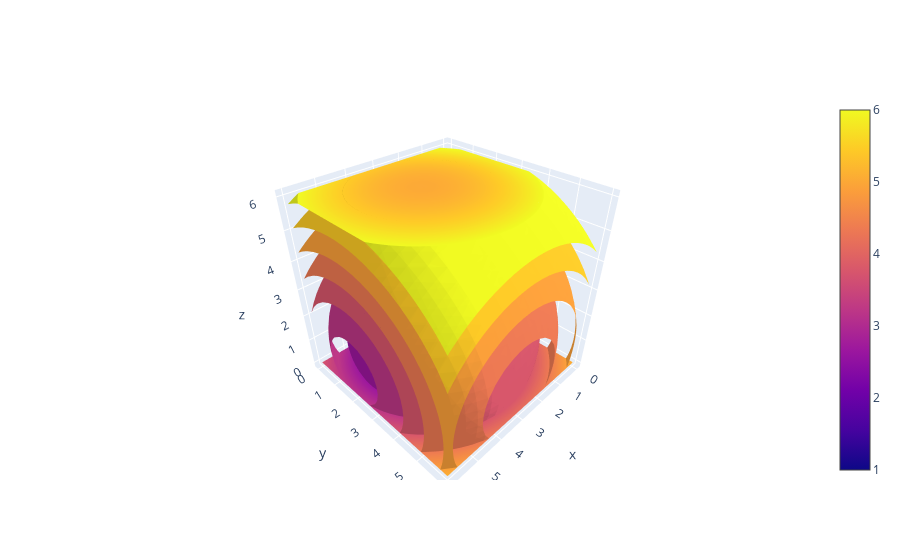

Source (notebook cell):
### Code cell
import plotly.graph_objects as go
import numpy as np

x,y,z = np.mgrid[0:6:21j, 0:6:21j, 0:6:21j]

# ellipsoid
values = np.sqrt((x-3)**2+\
                 (y-2)**2+\
                 (z-1)**2)

fig = go.Figure(data=go.Isosurface(
    x=x.flatten(),
    y=y.flatten(),
    z=z.flatten(),
    value=values.flatten(),
    #opacity=0.9,
    isomin=1,
    isomax=6,
    surface_count=10,
    colorbar_nticks=10,
    caps=dict(x_show=False, y_show=False)
    ))
fig.show()

### Figure 1 — Plotly figure (JSON) as saved in the notebook; plotly's stock layout.template omitted (floating-point values rounded to 4 significant figures; data arrays with more than 128 entries replaced by an {"elided": "..."} marker saying what was removed)
{"data": [{"caps": {"x": {"show": false}, "y": {"show": false}}, "colorbar": {"nticks": 10}, "isomax": 6, "isomin": 1, "surface": {"count": 10}, "type": "isosurface", "value": {"elided": "9261 float values"}, "x": {"elided": "9261 float values"}, "y": {"elided": "9261 float values"}, "z": {"elided": "9261 float values"}}], "layout": {"autosize": true, "scene": {"aspectmode": "auto", "aspectratio": {"x": 1.0, "y": 1.0, "z": 1.0}}}}
